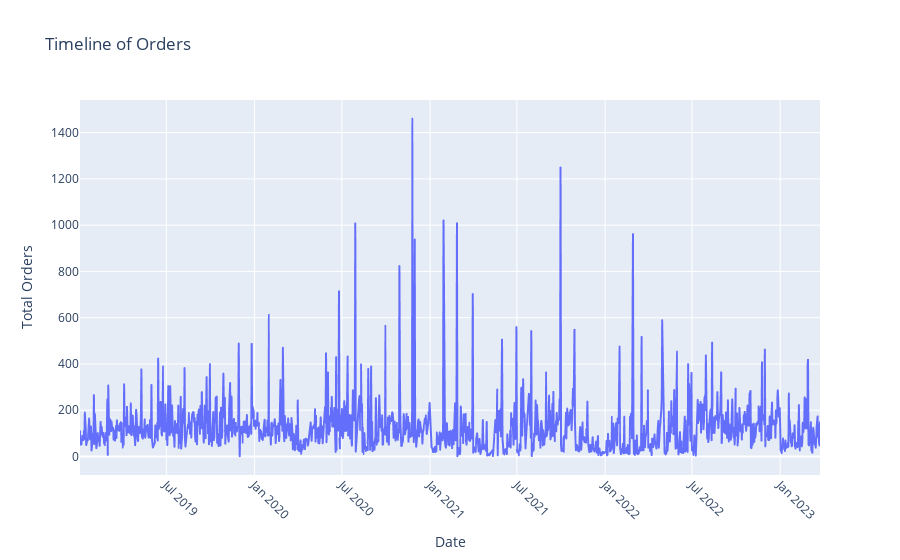

Write notebook code for a chart like this one.
### Code cell
timeline_orders = df.groupby('Date')['Quantity'].sum().reset_index()
plot_product_timeline(timeline_orders)

### Figure 1 — Plotly figure (JSON) as saved in the notebook; plotly's stock layout.template omitted (floating-point values rounded to 4 significant figures; data arrays with more than 128 entries replaced by an {"elided": "..."} marker saying what was removed)
{"data": [{"hovertemplate": "Date=%{x}<br>Total Orders=%{y}<extra></extra>", "legendgroup": "", "line": {"color": "#636efa", "dash": "solid"}, "marker": {"symbol": "circle"}, "mode": "lines", "name": "", "showlegend": false, "type": "scattergl", "x": {"elided": "1268 str values"}, "xaxis": "x", "y": {"elided": "1268 int values"}, "yaxis": "y"}], "layout": {"legend": {"tracegroupgap": 0}, "title": {"text": "Timeline of Orders"}, "xaxis": {"anchor": "y", "domain": [0, 1], "tickangle": 45, "title": {"text": "Date"}}, "yaxis": {"anchor": "x", "domain": [0, 1], "title": {"text": "Total Orders"}}}}
